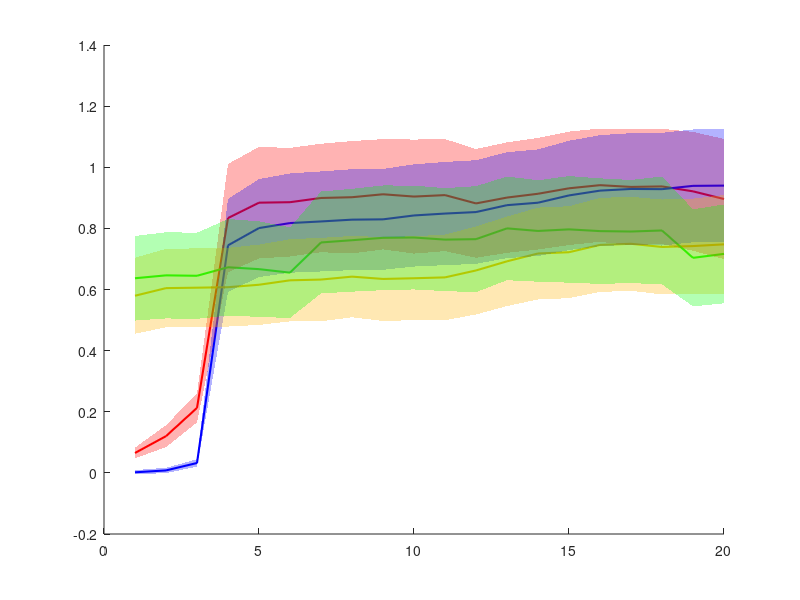

This figure's MATLAB source: (Note: this script raises an error after producing the figure.)
% This script imports R results for bottom up models (lasso_into_lasso and RF_into_lasso)

clear all
clc

%% load the needed data and clean up (first column is row number, should be removed

% for 26 choose 1 (LOO-CV)
WO_RF_L = xlsread('2016dec12_WO_RF_L_R2_meta_26C1.csv');
WO_RF_Q = xlsread('2016dec12_WO_RF_Q_R2_meta_26C1.csv');
WO_LS_L = xlsread('2016dec12_WO_LS_Q_R2_meta_26C1.csv');
WO_LS_Q = xlsread('2016dec12_WO_LS_L_R2_meta_26C1.csv');

% for 26 choose 2 (leave 2 out)
% WO_RF_L = xlsread('WO_RF_L_26C2.csv');
% WO_RF_Q = xlsread('WO_RF_Q_26C2.csv');
% WO_LS_L = xlsread('WO_LS_L_26C2.csv');
% WO_LS_Q = xlsread('WO_LS_Q_26C2.csv');

WO_RF_L(:,1) = []; WO_RF_Q(:,1) = []; WO_LS_L(:,1) = []; WO_LS_Q(:,1) = [];

%% Define vertices for patch objects:
V1 = 1:20;
V2 = linspace(20,1,20);
Vx = horzcat(V1,V2);

V_WO_LS_L = mean(WO_LS_L,1) - std(WO_LS_L,1);
V_WO_LS_Q = mean(WO_LS_Q,1) - std(WO_LS_Q,1);
V_WO_RF_L = mean(WO_RF_L,1) - std(WO_RF_L,1);
V_WO_RF_Q = mean(WO_RF_Q,1) - std(WO_RF_Q,1);

V_WO_LS_L2 = mean(WO_LS_L,1) + std(WO_LS_L,1);
V_WO_LS_Q2 = mean(WO_LS_Q,1) + std(WO_LS_Q,1);
V_WO_RF_L2 = mean(WO_RF_L,1) + std(WO_RF_L,1);
V_WO_RF_Q2 = mean(WO_RF_Q,1) + std(WO_RF_Q,1);

VL1 = [V_WO_LS_L,V_WO_LS_L2(end:-1:1)];
VL2 = [V_WO_LS_Q,V_WO_LS_Q2(end:-1:1)];
VL3 = [V_WO_RF_L,V_WO_RF_L2(end:-1:1)];
VL4 = [V_WO_RF_Q,V_WO_RF_Q2(end:-1:1)];

%% Now the plotting

colors(1,:) = [1 0 0]; colors(2,:) = [0 0 1]; colors(3,:) = [1 0.7 0]; colors(4,:) = [0 1 0];

% colors(1,:) = [0.933 0.172 0.172]; colors(2,:) = [0 0.545 0.545]; colors(3,:) = [1 0.5 0]; colors(4,:) = [110, 152, 135]/255;

xx2 = 1:20;
figure
clf
hold on

% xx = repmat(1:20,26,1);
xx = repmat(1:20,325,1); % for leave 2 out
% for i = 1:20;
%     scatter(xx(:,i),WO_LS_L(:,i),1,colors(1,:))
%     scatter(xx(:,i),WO_LS_Q(:,i),1,colors(2,:))
%     scatter(xx(:,i),WO_RF_L(:,i),1,colors(3,:))
%     scatter(xx(:,i),WO_RF_Q(:,i),1,colors(4,:))
% end

q1 = plot(xx2,mean(WO_LS_L,1),'Color',colors(1,:),'LineWidth',1.5);
q2 = plot(xx2,mean(WO_LS_Q,1),'Color',colors(2,:),'LineWidth',1.5);
q3 = plot(xx2,mean(WO_RF_L,1),'Color',colors(3,:),'LineWidth',1.5);
q4 = plot(xx2,mean(WO_RF_Q,1),'Color',colors(4,:),'LineWidth',1.5);

patch(Vx,VL1,colors(1,:),'FaceAlpha',0.3,'EdgeColor','none');
patch(Vx,VL2,colors(2,:),'FaceAlpha',0.3,'EdgeColor','none');
patch(Vx,VL3,colors(3,:),'FaceAlpha',0.3,'EdgeColor','none');
patch(Vx,VL4,colors(4,:),'FaceAlpha',0.3,'EdgeColor','none');

ax = gca;
ax.XTick = 1:1:20;
xlabel('Number of base features')
ylim([0 1.1])
legend([q1;q2;q3;q4],{'1st order lasso';'2nd order lasso';'1st order RF';'2nd order RF'})